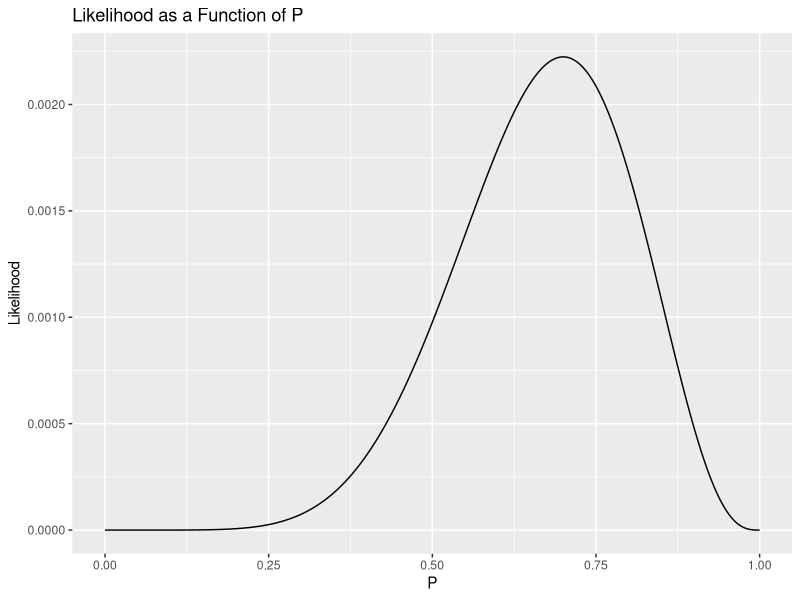
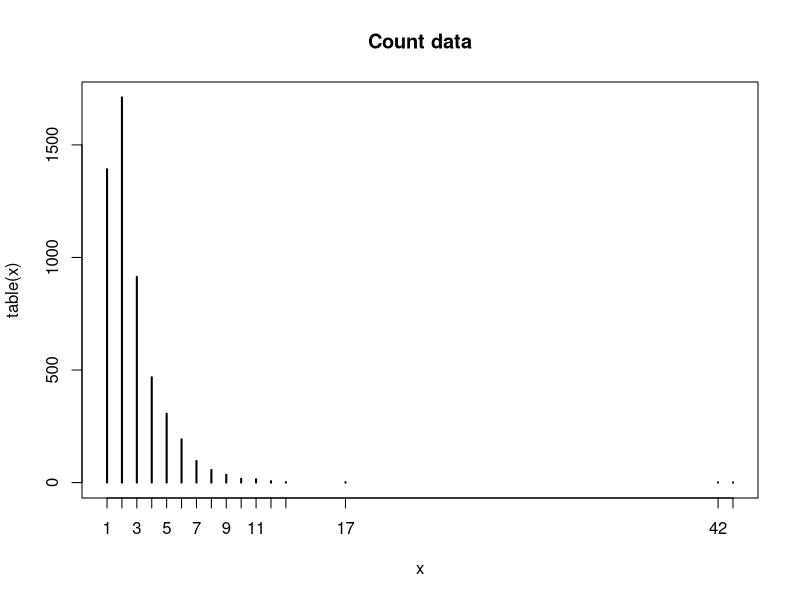

Source code (R) for these figures, in order:
## ---- chunk 1
f <- function(p) {
  -p^2 + p + 2
}
optimize(f, interval = c(0,100), maximum = TRUE)
## ---- chunk 2
p=.7
s <- rbinom(10, 1, p)
s
## ---- chunk 3
likelihood <- function(s, p)
{
  likelihood <- 1
  for (i in 1:length(s))
  {
    if (s[i] == 1)
    {
      likelihood <- likelihood * p
    }
    else
    {
      likelihood <- likelihood * (1 - p)
    }
  }
  return(likelihood)
}

# Let's graph the likelihood function first
library(ggplot2)
s <- c(1, 0, 0, 1, 0, 1, 1, 1, 1, 1)
p <- seq(0, 1, by = 0.001)

qplot(p,
      sapply(p, function(p) {likelihood(s, p)}),
      geom = 'line',
      main = 'Likelihood as a Function of P',
      xlab = 'P',
      ylab = 'Likelihood')
## ---- chunk 4
n_event <- sum(s)
n = 10
fn <- function(p) {likelihood(s, p)}
optimize(fn, interval = c(0,1), maximum = T)
## ---- chunk 5
obs = c(1, 2, 3, 4, 5, 6, 7, 8, 9, 10, 11, 12, 13, 17, 42, 43)
freq = c(1392, 1711, 914, 468, 306, 192, 96, 56, 35, 17, 15, 6, 2, 2, 1, 1)

x <- rep(obs, freq)
plot(table(x), main="Count data")
## ---- chunk 6
lik.poisson <- function(x, lambda) lambda^x/factorial(x) * exp(-lambda)

log.lklh.poisson <- function(x, lambda){ 
                     -sum(x * log(lambda) - log(factorial(x)) - lambda) 
}

#optim(par = 2, log.lklh.poisson, x = x)
optim(par = 2, log.lklh.poisson, x = x, method = "Brent", lower = 2, upper = 3)$par
